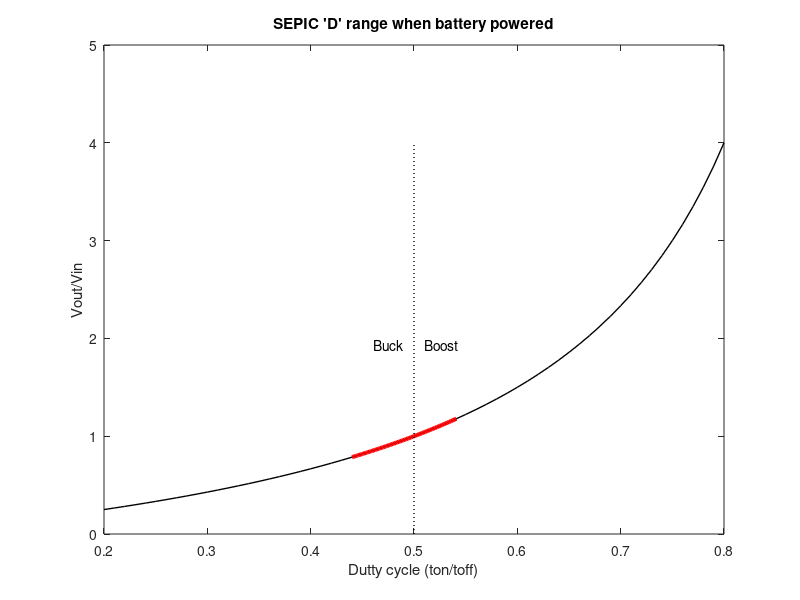

Recreate this plot in MATLAB.
clear all; clc;

%SEPIC converter
%===============================================================================
%SEPIC parameters
Vout_v = 3.3;
Vripple_v = 0.001;
Iout_A = 0.300;

%SEPIC voltage in range
bat_min_v = 2.8;
bat_max_v = 4.2;
bat_range_v = [bat_min_v:0.02:bat_max_v];

%SEPIC dutty cycle work range
full_dutty_range = [0.2:0.01:0.8];

%SEPIC ideal full duty cycle range
full_k = full_dutty_range ./ (1 - full_dutty_range);
%SEPIC ideal battery powered duty cycle range
battery_k = Vout_v ./ bat_range_v;
battery_dutty_range = battery_k ./ (1 + battery_k);

%Plot ideal working graph
plot(full_dutty_range, full_k, 'k', "linewidth", 1)
xlabel("Dutty cycle (ton/toff)");
ylabel("Vout/Vin");
title("SEPIC 'D' range when battery powered");
hold on
plot(battery_dutty_range, battery_k, 'r', "linewidth", 3);
plot([0.5 0.5], [0 max(full_k)], 'k', "linestyle", ':', "linewidth", 1);
text(0.49, 2, "Buck", "horizontalalignment", "right", "verticalalignment", "top");
text(0.51, 2, "Boost", "horizontalalignment", "left", "verticalalignment", "top");
hold off

%SEPIC components
%===============================================================================
%Initial parameters
%Switching frequency
fsw_hz = 1200000;
Tsw_s = 1/fsw_hz;
tr_s = Tsw_s / 100;
tf_s = tr_s;
%Rectification diode
Vd_v = 0.3;
%Switch Q parameters
Qron_ohm = 0.5;
Qgd_F = 1.0E-9;
Ig = 0.1;
%Feedback divisor
Vfb_v = 1.25;
R1_ohm = 20000;
R2_ohm = (Vfb_v * R1_ohm) / (Vout_v - Vfb_v)
%Undervoltage divisor
Vuv_v = 1.5;

%Calculated parameters
%===============================================================================
Lpk2pk = 0.2;

Dmax = (Vout_v + Vd_v) / (bat_min_v + Vout_v + Vd_v);
Dmin = (Vout_v + Vd_v) / (bat_max_v + Vout_v + Vd_v);
Delta_IL_A = Iout_A * (Vout_v/bat_min_v) * Lpk2pk;

%Inductor independent core
L_H = (bat_min_v / (Delta_IL_A * fsw_hz)) * Dmax
IL1pk_A = Iout_A * ((Vout_v + Vd_v) / bat_min_v) * (1 + Lpk2pk/2);
IL2pk_A = Iout_A * (1 + Lpk2pk/2);

%Inductor on same core
LM_H = L_H / 2

%Switch
Vds_v = bat_max_v + Vd_v + Vout_v
IQpk_A = IL1pk_A + IL2pk_A
IQrms_A = Iout_A * sqrt((Vout_v + bat_min_v + Vd_v) * (Vout_v + Vd_v) / bat_min_v^2);
PQon_W = IQrms_A^2 * Qron_ohm * Dmax;
PQsw_W = (bat_max_v + Vd_v + Vout_v) * IQpk_A * Qgd_F * fsw_hz / Ig;
PQ_W = PQon_W + PQsw_W

%Diode
Vr_v = bat_max_v + Vout_v

%Coupling capacitor
Delta_Vc_v = 0.1 * bat_min_v;
Cs_F = (Iout_A * Dmax) / (fsw_hz * Delta_Vc_v)
Crms_A = Iout_A * sqrt((Vout_v + Vd_v) / bat_min_v);
Cripple_v = (Iout_A * Dmax) / (Cs_F * fsw_hz);

%In capacitor
Cin_rms_A = Delta_IL_A / sqrt(12);

%Out capacitor
Cout_F = (Iout_A * Dmin) / (Vripple_v * 0.5 * fsw_hz)
ESR_ohm = (Vripple_v * 0.5) / (IL1pk_A + IL2pk_A)
